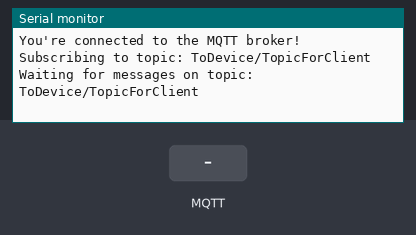
The sketch below on a simulated Arduino Uno R4 WiFi. Shown: the last lines printed to the serial monitor. Inputs (shaded band) come from the test bench. WiFi joins after 1.5 s; servers stay silent unless stated; no MQTT or app messages arrive unless stated.

Above: at 12.7 s.
12.8 s: MQTT message "whatYouWantToSee" arrives on the first subscribed topic
At 13.9 s:
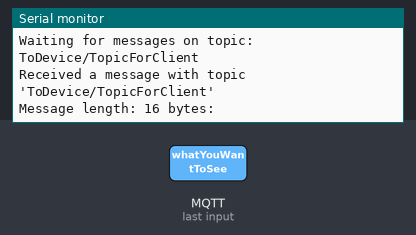
15.0 s: MQTT message "1" arrives on the first subscribed topic
At 17.6 s:
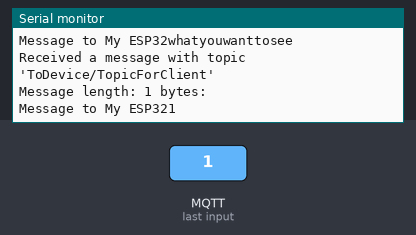
18.0 s: MQTT message "on" arrives on the first subscribed topic
At 20.0 s:
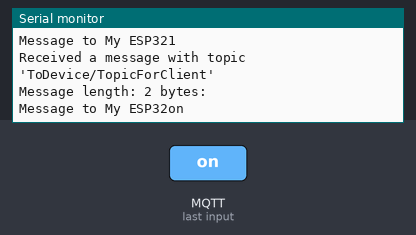
21.0 s: MQTT message "off" arrives on the first subscribed topic
At 23.6 s:
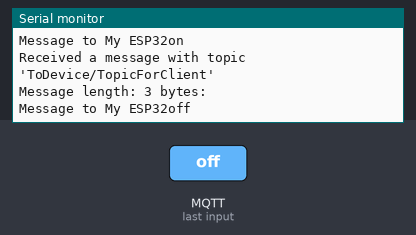
Timing chart, 0 to 25.0 s (numbered marks = the images above; inputs shaded):
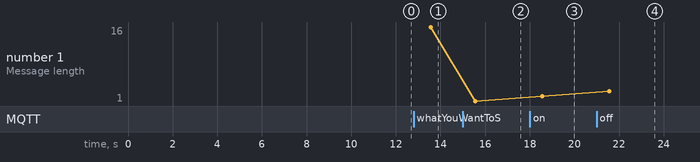

The sketch:

mqtt_r4.ino
```cpp
#include "WiFiS3.h"
#include <ArduinoMqttClient.h>

#include "arduino_secrets.h"
///////please enter your sensitive data in the Secret tab/arduino_secrets.h
char ssid[] = SECRET_SSID;        // your network SSID (name)
char pass[] = SECRET_PASS;    // your network password (use for WPA, or use as key for WEP)
int status = WL_IDLE_STATUS;     // the WiFi radio's status

WiFiClient wifiClient;
MqttClient mqttClient(wifiClient);

const char broker[] = "192.168.1.12";
int        port     = 1883;
const char topic[]  = "ToDevice/TopicForClient";
const char hostTopic[] = "ToHost/TopicForClient";

const long interval = 1000;
unsigned long previousMillis = 0;

void setup() {
  //Initialize serial and wait for port to open:
  Serial.begin(9600);
  while (!Serial) {
    ; // wait for serial port to connect. Needed for native USB port only
  }

  // check for the WiFi module:
  if (WiFi.status() == WL_NO_MODULE) {
    Serial.println("Communication with WiFi module failed!");
    // don't continue
    while (true);
  }

  String fv = WiFi.firmwareVersion();
  if (fv < WIFI_FIRMWARE_LATEST_VERSION) {
    Serial.println("Please upgrade the firmware");
  }

  // attempt to connect to WiFi network:
  while (status != WL_CONNECTED) {
    Serial.print("Attempting to connect to SSID: ");
    Serial.println(ssid);
    // Connect to WPA/WPA2 network. Change this line if using open or WEP network:
    status = WiFi.begin(ssid, pass);

    // wait 10 seconds for connection:
    delay(10000);
  }
//  server.begin();
  // you're connected now, so print out the status:
  printWifiStatus();

  Serial.print("Attempting to connect to the MQTT broker: ");
  Serial.println(broker);

  if (!mqttClient.connect(broker, port)) {
    Serial.print("MQTT connection failed! Error code = ");
    Serial.println(mqttClient.connectError());

    while (1);
  }

  Serial.println("You're connected to the MQTT broker!");
  Serial.println();

  // set the message receive callback
  mqttClient.onMessage(onMqttMessage);

  Serial.print("Subscribing to topic: ");
  Serial.println(topic);
  Serial.println();

  // subscribe to a topic
  mqttClient.subscribe(topic);

  // topics can be unsubscribed using:
  // mqttClient.unsubscribe(topic);

  Serial.print("Waiting for messages on topic: ");
  Serial.println(topic);
  Serial.println();

}


void loop() {

  // call poll() regularly to allow the library to receive MQTT messages and
  // send MQTT keep alives which avoids being disconnected by the broker
  mqttClient.poll();

  mqttClient.beginMessage("test");
  mqttClient.print("hello ");
  mqttClient.endMessage();
  // Add a delay to avoid constant pinging
  delay(1000);
}

void printWifiData() {
  // print your board's IP address:
  IPAddress ip = WiFi.localIP();
  Serial.print("IP Address: ");

  Serial.println(ip);

  // print your MAC address:
  byte mac[6];
  WiFi.macAddress(mac);
  Serial.print("MAC address: ");
  printMacAddress(mac);
}

void printCurrentNet() {
  // print the SSID of the network you're attached to:
  Serial.print("SSID: ");
  Serial.println(WiFi.SSID());

  // print the MAC address of the router you're attached to:
  byte bssid[6];
  WiFi.BSSID(bssid);
  Serial.print("BSSID: ");
  printMacAddress(bssid);

  // print the received signal strength:
  long rssi = WiFi.RSSI();
  Serial.print("signal strength (RSSI):");
  Serial.println(rssi);

  // print the encryption type:
  byte encryption = WiFi.encryptionType();
  Serial.print("Encryption Type:");
  Serial.println(encryption, HEX);
  Serial.println();
}

void printMacAddress(byte mac[]) {
  for (int i = 5; i >= 0; i--) {
    if (mac[i] < 16) {
      Serial.print("0");
    }
    Serial.print(mac[i], HEX);
    if (i > 0) {
      Serial.print(":");
    }
  }
  Serial.println();
}


void onMqttMessage(int messageSize) {
  // we received a message, print out the topic and contents
  Serial.print("Received a message with topic '");
  Serial.print(mqttClient.messageTopic());
  Serial.println("'");
  Serial.print("Message length: ");
  Serial.print(messageSize);
  Serial.println(" bytes:");

  // Read the message contents into a String
  String message = mqttClient.readString();

  // Convert the received message and comparison strings to lowercase
  message.toLowerCase();

  // Check if the contents of the message match for solve or reset
  if(message == "whatYouWantToSee") {
    onCustom();
    Serial.println("Custom Message For Debugging");
  } else if (message == "whatYouWantToSee2") {
    onCustom2();
    Serial.println("Custom Message For Debugging2");
  } else {
    // If it doesn't match either of the key words, print the message contents for debugging
  Serial.print("Message to My ESP32");
  Serial.println(message);
  }
  Serial.println();

}

void onCustom(){
  //Code you want to run when message 1 gets here
}

void onCustom2(){
  //Code you want to run when message 1 gets here
}


void printWifiStatus() {
  // print the SSID of the network you're attached to:
  Serial.print("SSID: ");
  Serial.println(WiFi.SSID());

  // print your board's IP address:
  IPAddress ip = WiFi.localIP();
  Serial.print("IP Address: ");
  Serial.println(ip);

  // print the received signal strength:
  long rssi = WiFi.RSSI();
  Serial.print("signal strength (RSSI):");
  Serial.print(rssi);
  Serial.println(" dBm");
}
```

arduino_secrets.h
```cpp
#define SECRET_SSID "Syergie Indo Prima"
#define SECRET_PASS "cahayaharapanhati"
```

Measured:
- after the input at 12.8 s, the serial monitor: prints a new line after 0.76 s (image 1)
- after the input at 15.0 s, the serial monitor: prints a new line after 0.56 s (image 2)
- after the input at 18.0 s, the serial monitor: prints a new line after 0.56 s (image 3)
- after the input at 21.0 s, the serial monitor: prints a new line after 0.57 s (image 4)
- plotted number 1: 16 → 1 after the input at 15.0 s, 1 → 2 after the input at 18.0 s, 2 → 3 after the input at 21.0 s
